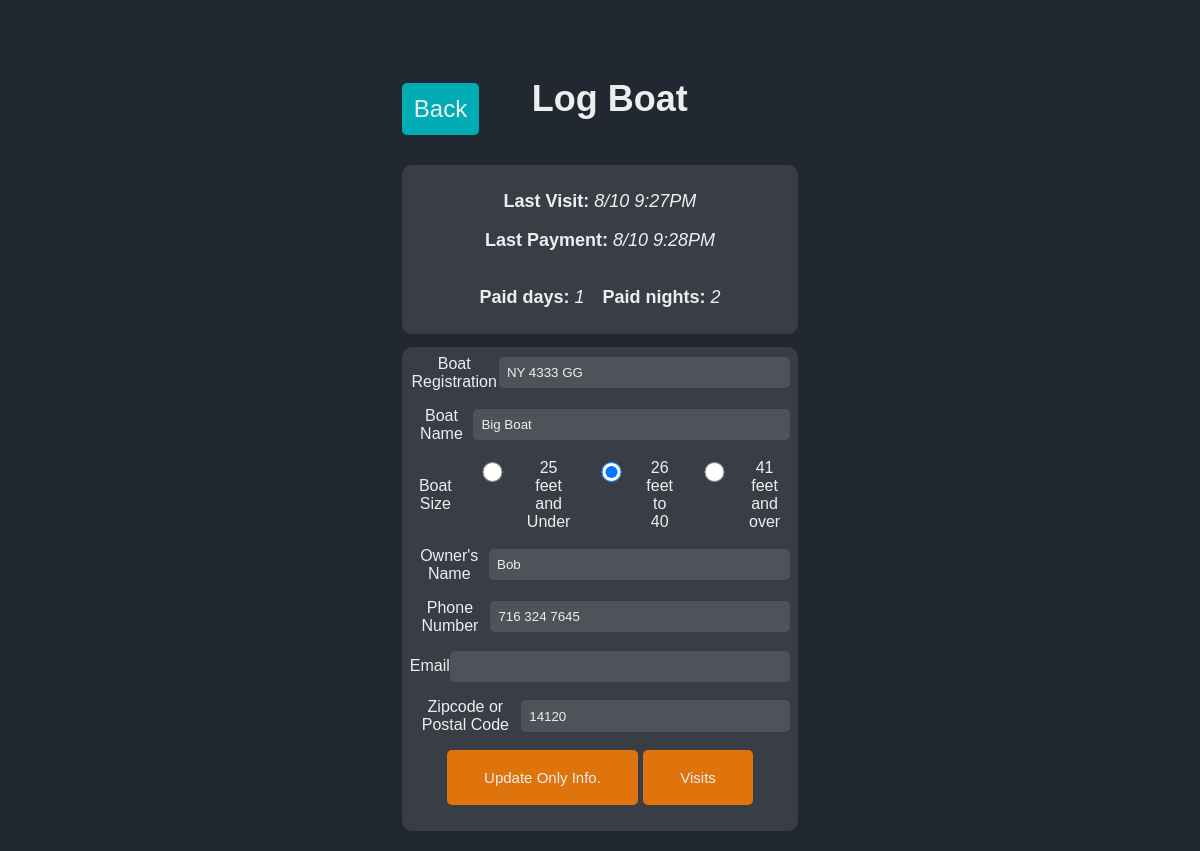
The app's page /log-boat?boat_reg=NY+4333+GG&boat_name=Big+Boat&phone_number=716+324+7645&id=1 (signed in), older data.
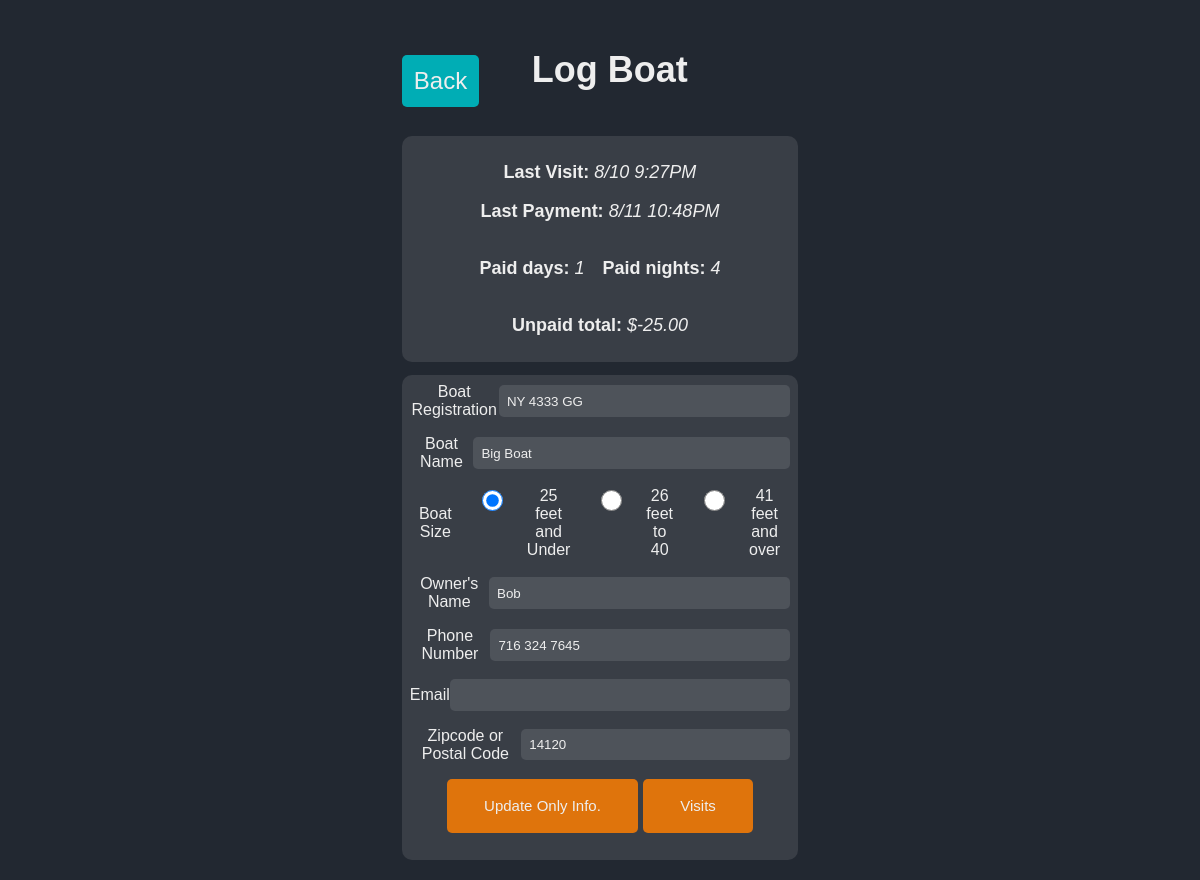
The same page, newer data.
### website/models.py (models this page shows)
class Visit(db.Model):
    id = db.Column(db.Integer, primary_key=True)
    logged_by = db.Column(db.Integer, db.ForeignKey('user.id'))
    payment_by = db.Column(db.Integer, db.ForeignKey('user.id'))
    logged_by_user = db.relationship('User', foreign_keys=[logged_by], back_populates='logged_visits')
    payment_by_user = db.relationship('User', foreign_keys=[payment_by], back_populates='paid_visits')
    date_in = db.Column(db.String(150))
    date_paid = db.Column(db.String(150))
    paid_amount = db.Column(db.Float)
    paid_days = db.Column(db.Integer)
    paid_nights = db.Column(db.Integer)
    paid_enw = db.Column(db.Boolean)
    paid_with = db.Column(db.String(150))
    unpaid_days = db.Column(db.Integer)
    unpaid_nights = db.Column(db.Integer)
    total = db.Column(db.Float)
    unpaid_total = db.Column(db.Float)
    boat_id = db.Column(db.Integer, db.ForeignKey('boat.id'))

### website/views.py (the view)
@views.route('/log-boat', methods=['GET', 'POST'])
@login_required
def log_boat():
    form = BoatLogForm()
    sorted_visits = None
    if form.validate_on_submit():
        if request.method == "POST":
            button_pressed = request.form.get('submit-button')
            print("Button pressed is: " + str(button_pressed))
            if button_pressed == 'log':
                return addBoatToDB('log-boat.html', form)
            elif button_pressed == 'update':
                currentboatID = request.args.get('id', '')
                result = getBoatById(currentboatID)
                updateBoatInfo(form, result)
                flash('Succesfully updated boater information', category='success')
                return redirect(url_for('views.search'))
            elif button_pressed == 'visits':
                currentboatID = request.args.get('id', '')
                boat = getBoatById(currentboatID)
                return redirect(url_for('views.visits', id=currentboatID, boat=boat))
    else:
        print(form.errors)
    if request.method == "GET":
        form.boat_reg.data = boat_reg = request.args.get('boat_reg', '')
        form.boat_name.data = request.args.get('boat_name', '')
        form.phone_number.data = request.args.get('phone_number', '')
        result = getBoatInDB(form)
        print(result)
        if result:
           form.boat_reg.data = result.boat_reg
           form.boat_name.data = result.boat_name
           form.phone_number.data = result.phone_number
           form.boat_size.data = result.boat_size
           form.owner_name.data = result.owner_name
           form.email.data = result.email
           form.zipcode.data = result.zipcode
           if result.visits:
               sorted_visits = sorted(result.visits, key=sort_key, reverse=True)
    return render_template("log-boat.html", form=form, boat=result, visits=sorted_visits)

### website/forms.py
class BoatLogForm(FlaskForm):
    boat_reg = StringField('Boat Registration')
    boat_name = StringField('Boat Name')
    boat_size = RadioField('Boat Size', choices=[('0-25','25 feet and Under'), ('26-40', '26 feet to 40'), ('41-Over', '41 feet and over') ] , validators=[DataRequired()])
    owner_name = StringField('Owner\'s Name')
    phone_number = StringField('Phone Number')
    email = StringField('Email')
    zipcode = StringField('Zipcode or Postal Code')
    submit = SubmitField('Submit')

### website/functions.py (called while the page is built)
def sort_key(visit):
    if visit.date_in is None:
        return datetime.min
    return datetime.strptime(visit.date_in, '%Y-%m-%d %H:%M:%S.%f+00:00')

def sanitize(string):
    return re.sub(r'\W+', '', string).lower()

### website/templates/log-boat.html (shortened to what this page needs)
{% extends "base.html" %}
{%block styles%}static/form-styles.css{%endblock%}
{% block content%}
<div class="title-log-boat">
    <a href="{{ url_for('views.search') }}"id="home-btn">Back</a>
    <h1>Log Boat</h1>
</div>
<div class="visit-info-container">
    <div class="visit-info-item"><h3><span><b>Last Visit:</b> </span><em>{{visits[0].date_in | utc_to_est_short}}</em></h3></div>
    <div class="visit-info-item"><h3><span><b>Last Payment:</b> </span><em>{{visits[0].date_paid | utc_to_est_short}}</em></h3></div>
    <div class="paid-times">
        <div class="visit-info-item"><h3><span><b>Paid days:</b> </span><em>{{visits[0].paid_days }}</em></h3></div>
        <div class="visit-info-item"><h3><span><b>Paid nights:</b> </span><em>{{visits[0].paid_nights}}</em></h3></div>
    </div>
    {% if visits[0].unpaid_total < 0 %}
    <div class="paid-times">
        <div class="visit-info-item"><h3><span><b>Unpaid total:</b> </span><em>${{visits[0].unpaid_total }}0</em></h3></div>
    </div>
    {%endif%}
</div>
<div class="info-container">
    <form method="POST">
        <div class="form-group">
            {{ form.boat_reg.label }}
            {{ form.boat_reg(class="form-control") }}
        </div>
        <div class="form-group">
            {{ form.boat_name.label }}
            {{ form.boat_name(class="form-control") }}
        </div>
        <div class="form-group">
            {{ form.boat_size.label }}
        <div>
            {% for subfield in form.boat_size %}
                {{ subfield(class="form-check-input") }} {{ subfield.label(class="form-check-label") }}
            {% endfor %}
        </div>
        </div>
        <div class="form-group">
            {{ form.owner_name.label }}
            {{ form.owner_name(class="form-control") }}
        </div>
        <div class="form-group">
            {{ form.phone_number.label }}
            {{ form.phone_number(class="form-control") }}
        </div>
        <div class="form-group">
            {{ form.email.label }}
            {{ form.email(class="form-control") }}
        </div>
        <div class="form-group">
            {{ form.zipcode.label }}
            {{ form.zipcode(class="form-control") }}
        </div>
        {% if boat == None or not boat.current_boats_id %}
            <button type="submit" class="btn btn-primary" id="login-btn" name="submit-button" value="log">Log Boat</button>
        {% else %}
            <button type="submit" class="btn btn-primary" id="update-btn" name="submit-button" value="update">Update Only Info.</button>
        {% endif %}
        <button type="submit" class="btn btn-primary" id="update-btn" name="submit-button" value="visits">Visits</button>
    </form>
</div>
{%endblock%}

Row changes from the older to the newer data that the page shows:
changed Visit "8/10 9:27PM": date_paid "8/10 9:28PM" → "8/11 10:48PM"; paid_nights "2" → "4"; unpaid_total (not shown) → "-25.0"
Text that changed along with them:
form field boat_size: "☐ 25 feet and Under" → "☑ 25 feet and Under"
form field boat_size: "☑ 26 feet to 40" → "☐ 26 feet to 40"
text now shown: "Unpaid total: $ 0"
